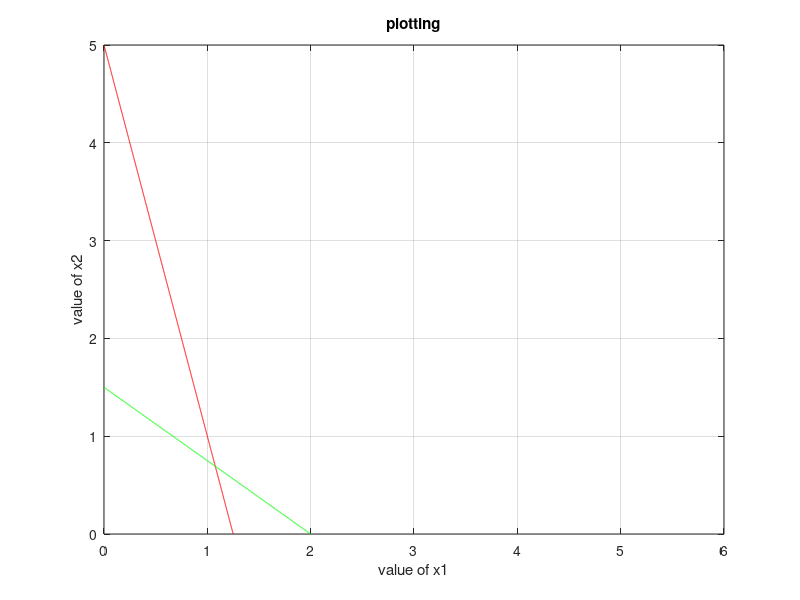

The MATLAB script that drew this image:
format short
clc
clear
A=[4 1; 3 4];
b=[5;6];
c=[2;3];
x1=0:0.001:max(b);
x21 = (b(1)-A(1,1)*x1)/A(1,2);
x22 = (b(2)-A(2,1)*x1)/A(2,2);
x21(find(x21<0))=nan;
x22(find(x22<0))=nan;
plot(x1,x21,'r',x1,x22,'g')
xlabel('value of x1')
ylabel('value of x2')
grid on;
title('plotting');
c1 = find(x1==0);
c2= find(x21==0);
cons1 =[x1([c1 c2]); x21([c1 c2])]';
c3= find(x22==0);
cons2 =[x1([c1 c3]); x22( [c1 c3])]';
corner = unique([cons1; cons2], 'rows')
 int=[0 0];
for i= 1:size(A,1)
    for j=i+1:size(A,1)
        a=[A(i,:); A(j,:)];
        B=[b(i); b(j)];
        x=a\B;
        if x>=0
           pt= x'
        else
            pt=[];
        end
           int=[int; pt]
    end
end
all_pts=[int; corner];
u_pt= unique(all_pts, 'rows')
 for i = 1 : size(A,1)
    constraint = A(i,1)* u_pt(:,1) + A(i,2) * u_pt(:,2) - b(i);
    NF = find(constraint > 0);
    u_pt(NF,:) = [];
 end
 FP=unique(u_pt,'rows')
%  if size(FP,1)==0
%      disp('no solution')
%  else
     
 for i=1:size(FP,1)
z(i,:)= FP(i,:)*c;
 end
[opt_val, index] = max(z)
opt_pt=u_pt(index,:)